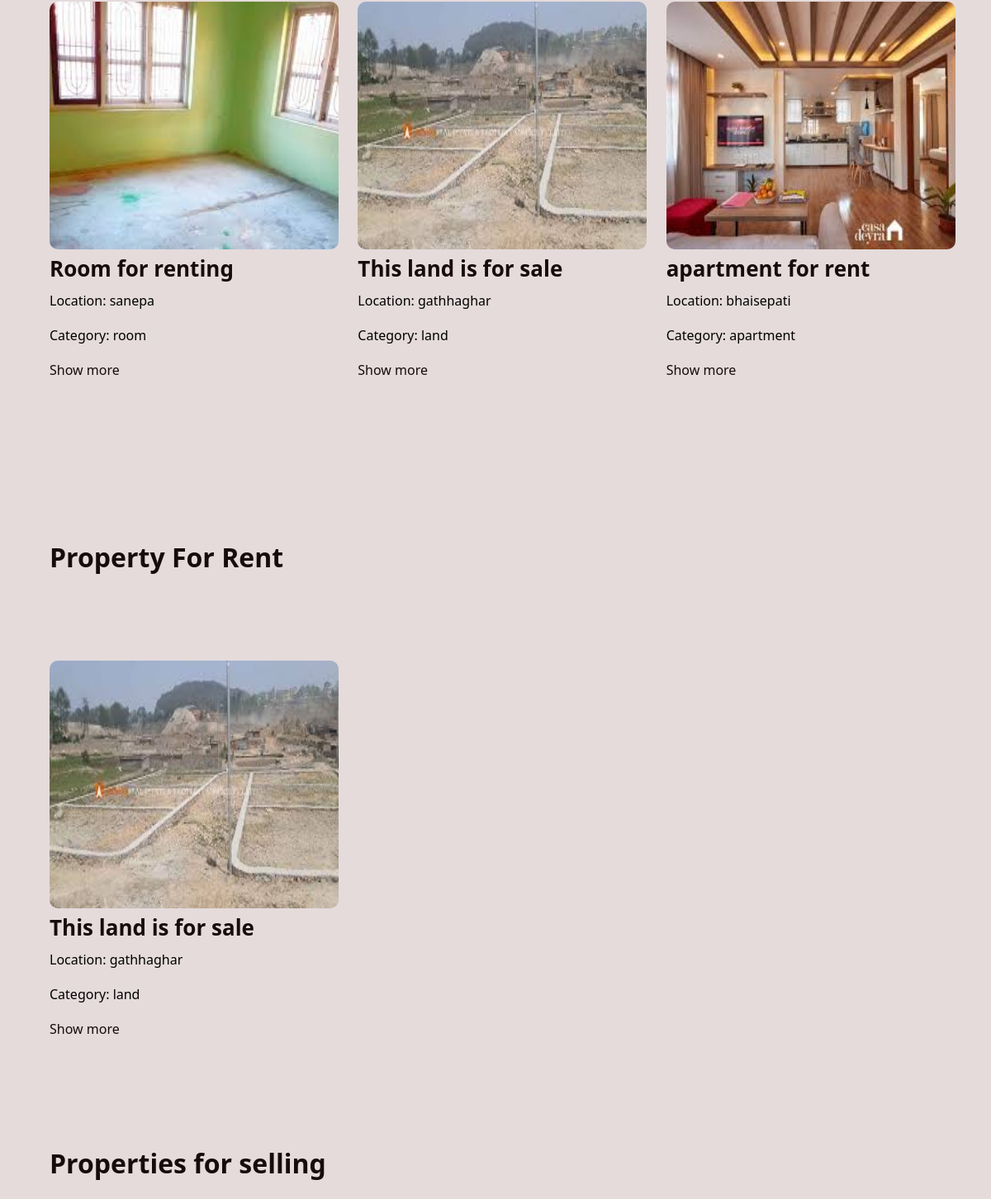
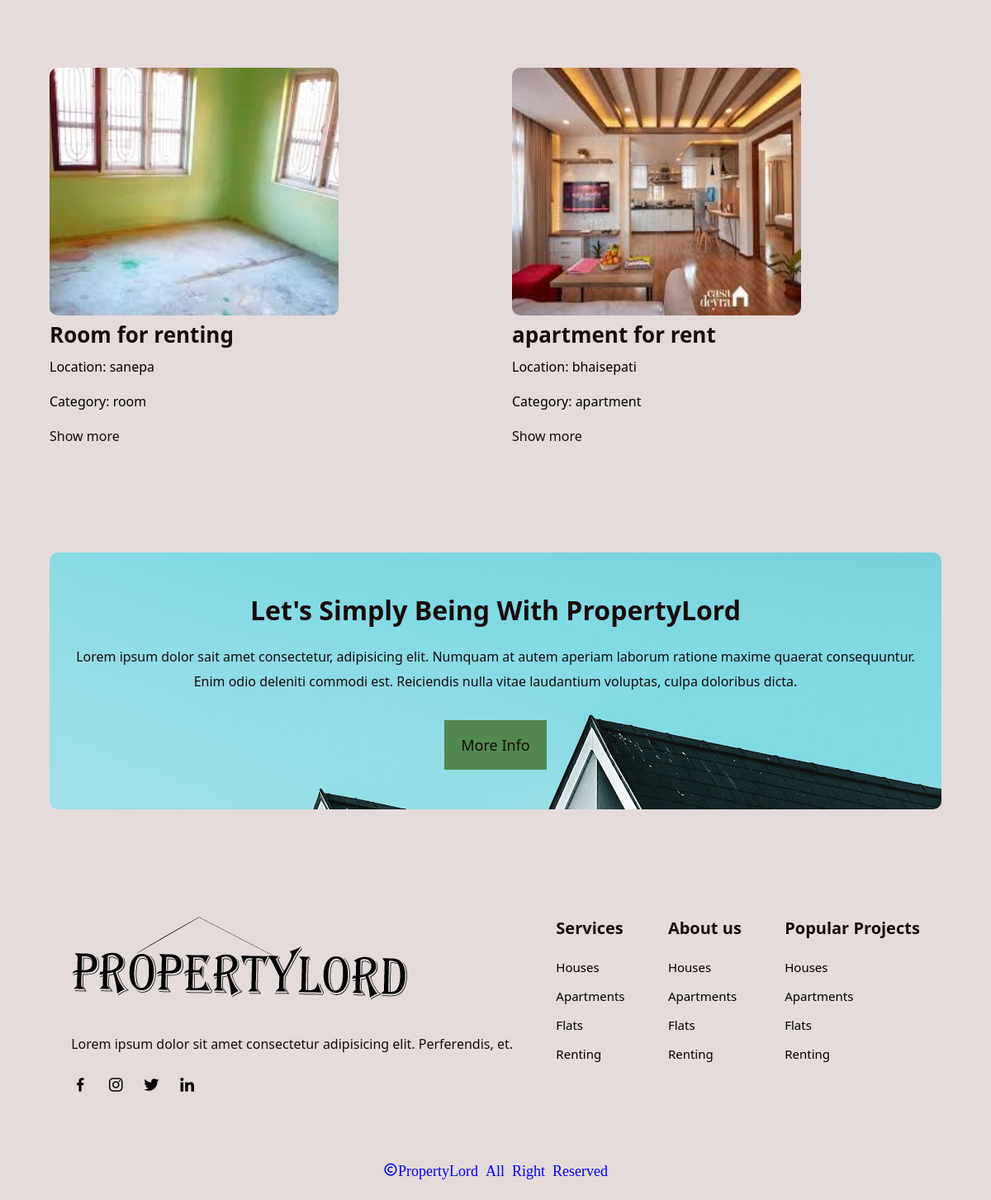
Before: /app/user.php (signed in, lower part) with the older database file (2 pictures, top to bottom).
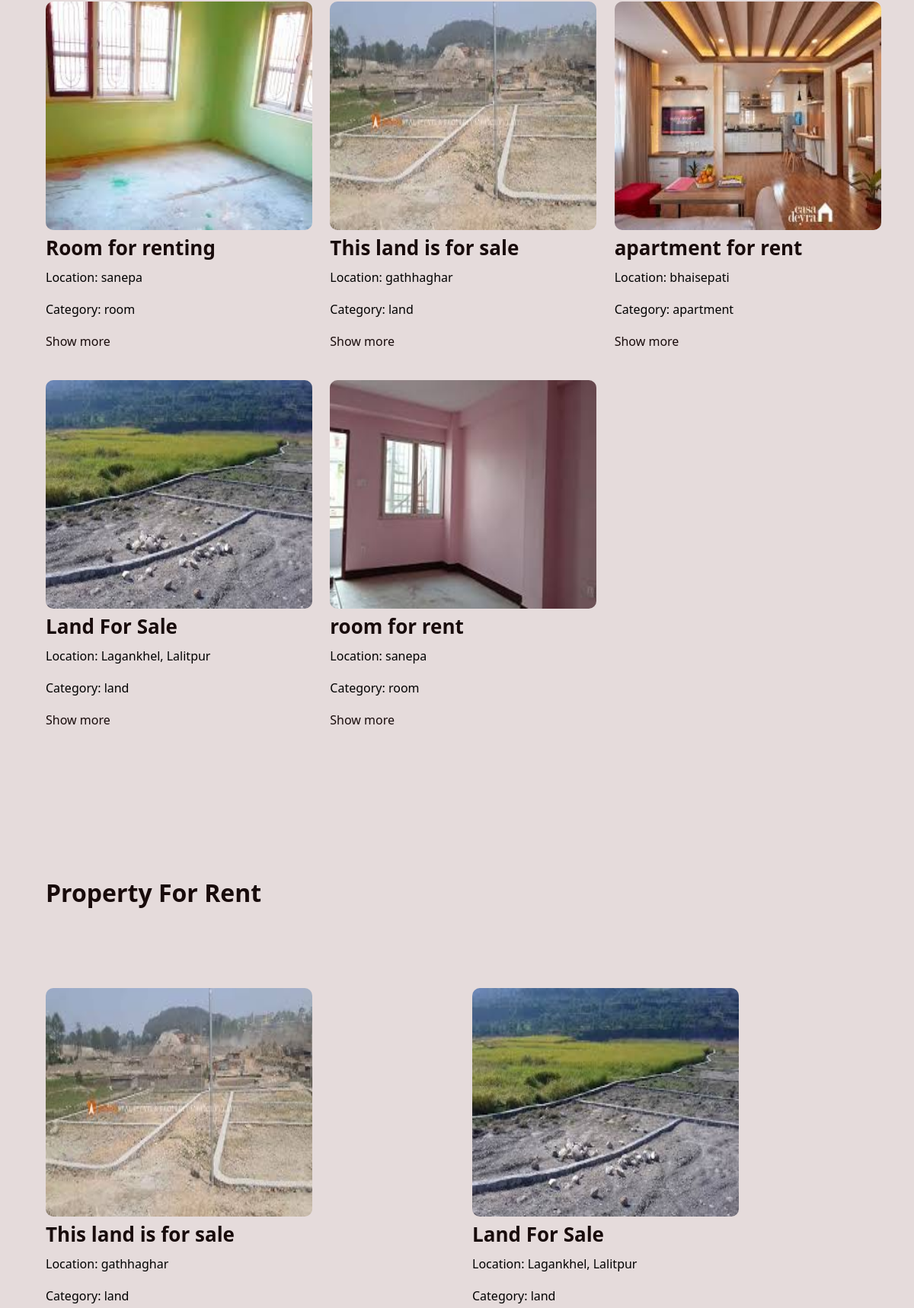
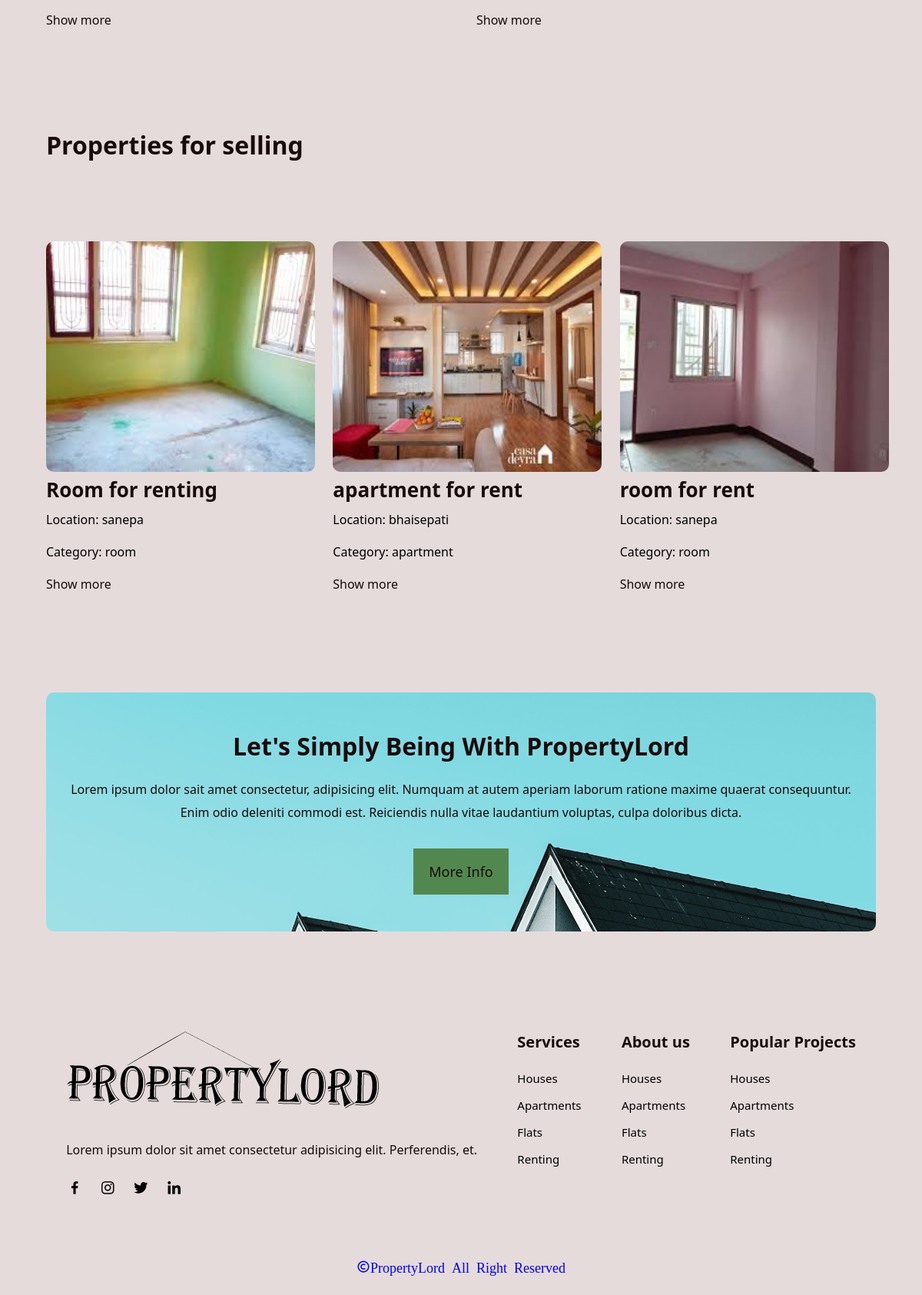
After: the same page with the newer database file (2 pictures, top to bottom).
### tables this page shows
CREATE TABLE IF NOT EXISTS `properties` (
  `id` int(11) NOT NULL AUTO_INCREMENT,
  `title` varchar(255) NOT NULL,
  `description` varchar(1500) NOT NULL,
  `location` varchar(100) NOT NULL,
  `userid` int(11) NOT NULL,
  `area` int(11) NOT NULL,
  `price` int(11) NOT NULL,
  `purpose` varchar(50) NOT NULL,
  `category` varchar(50) NOT NULL,
  `publishdate` varchar(50) NOT NULL,
  PRIMARY KEY (`id`),
  KEY `userid` (`userid`)
);

CREATE TABLE IF NOT EXISTS `uploads` (
  `propertyid` int(11) DEFAULT NULL,
  `imagepath` varchar(100) DEFAULT NULL,
  `userid` int(11) DEFAULT NULL,
  KEY `propertyid` (`propertyid`),
  KEY `userid` (`userid`)
);

### app/user.php (the view, shortened to what this page needs)
<?php
require 'connection.php';
$rent = "select * from properties inner join uploads on properties.id = uploads.propertyid where purpose='rent'";
$rentResult = $conn -> query($rent);
$sell = "select * from properties inner join uploads on properties.id = uploads.propertyid where purpose='sell'";
$sellResult = $conn -> query($sell);
if(isset($_GET['searchkey'])){
        $keyword = $_GET['searchkey'];
        $property = "select * from properties inner join uploads on properties.id = uploads.propertyid where title or description like '%$keyword%' ";
        $propertydata = $conn->query($property);
        if($propertydata->num_rows == 0){
            echo('<script>alert("No Properties Found that you searched for!");</script>');
            header('location:user.php');
        }
        else{
            echo('<script>alert("Properties Found that you searched for scroll down!");</script>');
        }
}else{
$property = "select * from properties inner join uploads on properties.id = uploads.propertyid";
$propertydata = $conn->query($property);
}
?>
<!DOCTYPE html>
<html lang="en">
<head>
    <link rel="stylesheet" href="index.css">
    <link rel="stylesheet" href="https://unpkg.com/boxicons@latest/css/boxicons.min.css">
</head>
<body>
    <section class="property" id="property">
        <div class="property-content">
            <?php
             while($pdata=$propertydata->fetch_assoc()){
                ?>
            <div class="row">
                <img src="<?php echo $pdata['imagepath']; ?>" alt="">
                <h5 >
                    <?php echo $pdata['title'];?>
                </h5>
                <p>
                Location: <?php echo $pdata['location'];?>
                </p>
                <p>
                   Category: <?php echo $pdata['category'];?>
                </p>
                <div class="list">
                    <a href="userpropertydetail.php?propertyid=<?php echo $pdata['id'];?>">Show more</a>
                </div>
            </div>
            <?php }?>
        </div>
    </section>
    <section class="property" id="renting">
        <div class="center-left">
            <h2>Property For Rent</h2>
        </div>
        <div class="property-content">
            <?php while($rdata=$rentResult->fetch_assoc()){
                ?>
            <div class="row">
                <img src="<?php echo $rdata['imagepath']; ?>" alt="">
                <h5 >
                    <?php echo $rdata['title'];?>
                </h5>
                <p>
                Location: <?php echo $rdata['location'];?>
                </p>
                <p>
                   Category: <?php echo $rdata['category'];?>
                </p>
                <div class="list">
                    <a href="userpropertydetail.php?propertyid=<?php echo $rdata['id'];?>">Show more</a>
                </div>
            </div>
            <?php } ?>
        </div>
    </section>
        <section class="property" id="selling">
        <div class="center-left">
            <h2>Properties for selling</h2>
        </div>
        <div class="property-content">
            <?php while($sdata=$sellResult->fetch_assoc()){
                ?>
            <div class="row">
                <img src="<?php echo $sdata['imagepath']; ?>" alt="">
                <h5 >
                    <?php echo $sdata['title'];?>
                </h5>
                <p>
                Location: <?php echo $sdata['location'];?>
                </p>
                <p>
                   Category: <?php echo $sdata['category'];?>
                </p>
                <div class="list">
                    <a href="userpropertydetail.php?propertyid=<?php echo $sdata['id'];?>">Show more</a>
                </div>
            </div>
            <?php } ?>
        </div>
    </section>
    <section class="subscribe" id="knowmore">
        <div class="subscribe-content">
            <h2>Let's Simply Being With PropertyLord</h2>
            <p>Lorem ipsum dolor sait amet consectetur, adipisicing elit. Numquam at autem aperiam laborum ratione maxime quaerat consequuntur.
             Enim odio deleniti commodi est. Reiciendis nulla vitae laudantium voluptas, culpa doloribus dicta.</p>
            <a href="usermoreinfo.php" class="btn">More Info</a>
        </div>
    </section>
    <section class="footer">
        <div class="footer-content">
            <img src="img/logo.png" alt="">
            <p>Lorem ipsum dolor sit amet consectetur adipisicing elit. Perferendis, et.
            </p>
            <div class="icons">
                <a href="#"><i class='bx bxl-facebook'></i></a>
                <a href="#"><i class='bx bxl-instagram'></i></a>
                <a href="#"><i class='bx bxl-twitter'></i></a>
                <a href="#"><i class='bx bxl-linkedin'></i></a>
            </div>
        </div>
        <div class="footer-content links">
            <h4>Services</h4>
            <li><a href="#">Houses</a></li>
            <li><a href="#">Apartments</a></li>
            <li><a href="#">Flats</a></li>
            <li><a href="#">Renting</a></li>
        </div>
        <div class="footer-content links">
            <h4>About us</h4>
            <li><a href="#">Houses</a></li>
            <li><a href="#">Apartments</a></li>
            <li><a href="#">Flats</a></li>
            <li><a href="#">Renting</a></li>
        </div>
        <div class="footer-content links">
            <h4>Popular Projects</h4>
            <li><a href="#">Houses</a></li>
            <li><a href="#">Apartments</a></li>
            <li><a href="#">Flats</a></li>
            <li><a href="#">Renting</a></li>
        </div>
    </section>
    <section class="cp">
        <div class="copyright">
            <i class='bx bx-copyright'>PropertyLord All Right Reserved</i>
        </div>
    </section>
</body>
</html>

### app/index.css (style rules this page uses)
* { padding: 0; margin: 0; box-sizing: border-box; text-decoration: none; list-style: none; border: none; outline: none; scroll-behavior: smooth; font-family: 'Segoe UI', Tahoma, Geneva, Verdana, sans-serif; }
:root { --h1-font:5rem; --h2-font:2.9rem; --p-font:1.1rem; --bg-color:#e5dbdb; --text-color:#180b0b; --main-color:#52884f; --other-color:#000000; }
body { background: var(--bg-color); color: var(--text-color); }
section { padding:80px 15% 70px; }
.center-left h2 { font-size: var(--h2-font); padding-bottom: 2rem; }
.property-content { display: grid; grid-template-columns: repeat(auto-fit, minmax(300px, auto)); align-items: center; gap: 2.5rem; margin-top: 4.5rem; }
.row { position: relative; cursor: pointer; }
.row img { width: 350px; height:300px; border-radius: 10px; }
.row h5 { font-size: 26px; font-weight: 600; margin-bottom: 10px; }
.row p { font-size: var(--p-font); color: var(--other-color); margin-bottom: 20px; }
.list { display: flex; align-items: center; gap: 2rem; }
.list a { color: var(--text-color); font-size: var(--p-font); }
.btn { display: inline-block; padding: 18px 20px; background-color: var(--main-color); color: var(--text-color); font-size: 18px; transition: all .5s ease; }
.subscribe-content { display: flex; align-items: center; justify-content: center; flex-direction: column; background: url(../img/ss.jpg); background-size: cover; background-position: center; border-radius: 10px; padding: 3rem 2rem; }
.subscribe-content h2 { font-size: var(--h2-font); margin-bottom: 20px; }
.subscribe-content p { font-size: var(--p-font); line-height: 30px; text-align: center; }
.subscribe-content a { position: relative; margin-top: 2rem; }
.footer { display: flex; justify-content: space-around; flex-wrap: wrap }
.footer-content h4 { margin-bottom: 1.5rem; font-size: 20px; }
.footer-content li { margin-bottom: 15px; }
.footer-content li a { display: block; font-size: var(--h1-font); color: var(--other-color); font-size: 15px; font-weight: 500; transition: all .40s ease; }
.footer-content p { color: var(--p-font); line-height: 30px; font-size: var(--p-font); margin: 20px 0; }
.cp { padding:18px 15% 30px; }
.copyright { cursor: pointer; font-weight: 500; text-align: center; font-size: large; font-family:'Franklin Gothic Medium', 'Arial Narrow', Arial, sans-serif; color: blue; }
.icons a { display: inline-block; font-size: 22px; color: var(--other-color); margin-right: 17px; transition: all .40s ease; }
@media (max-width:1790px) { section { padding: 70px 6% 60px; } }
@media (max-width:1425px) { :root { --h1-font:4.5rem; --h2-font:2rem; --p-font:1rem; } }
@media (max-width:1425px) { section { padding: 70px 5% 60px; } }

Changed rows visible on the page:
added properties: uploads.imagepath (picture), title "Land For Sale", location "Lagankhel, Lalitpur", category "land"
added properties: uploads.imagepath (picture), title "room for rent", location "sanepa", category "room"
